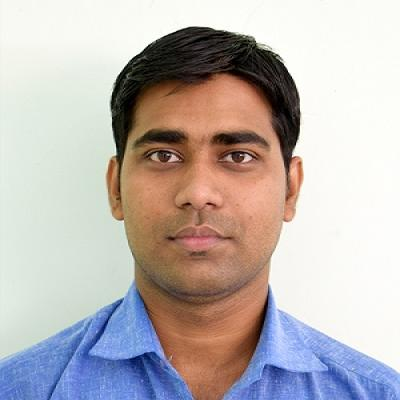
#> input picture assets/SBsir.jpg, 400 x 400 px, found by its file name
$ jupyter execute --allow-errors lab1.ipynb
#> lines starting #> are read from the running program, lines starting #| are printed output that depends on the picture
<a href="https://colab.research.google.com/github/dev-singh-kanyal/prip-lab/blob/main/lab1.ipynb" target="_parent"></a>

[cell 1]
# Import the Image class from the IPython.display module
from IPython.display import Image

# Import the Image class from the PIL (Python Imaging Library) module
from PIL import Image

# Define the path to the image file
image_path = './SBsir.jpg'

# Open the image file using the Image class from PIL
original_image = Image.open(image_path)
#> original_image is the input picture: PIL image 400x400 RGB; mean R, G, B 188.8, 180.9, 179.2

# Resize the opened image to 256x256 pixels
resized_image = original_image.resize((256, 256))

# Display the resized image
resized_image.show()

# Save the resized image
display(resized_image)

[cell 2]
# Import the numpy and matplotlib.pyplot libraries
import numpy as np
import matplotlib.pyplot as plt

# Convert the resized image to a numpy array
image_array = np.array(resized_image)

# Split the image array into its color channels
red_channel = image_array[:, :, 0]
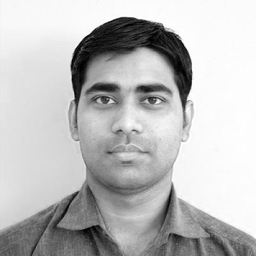
#> red_channel: shape (256, 256); min 0, max 255, mean 188.7
green_channel = image_array[:,:, 1]
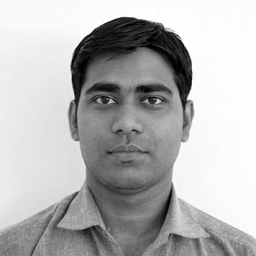
#> green_channel: shape (256, 256); min 0, max 255, mean 180.9
blue_channel = image_array[:,:, 2]
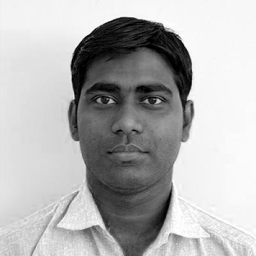
#> blue_channel: shape (256, 256); min 0, max 255, mean 179.2

# Create a figure with 3 subplots, one for each color channel
#> (the rest of this cell did not finish here and is left out)

[cell 3]
# Convert the resized image to grayscale
grey_scale = resized_image.convert('L')

# Display the grayscale image
display(grey_scale)

[cell 4]
# Import the OpenCV library
import cv2

# Convert the resized image to a NumPy array
image_np = np.array(resized_image)

# Convert the image from RGB to HSV using OpenCV
hsv_img = cv2.cvtColor(image_np, cv2.COLOR_RGB2HSV)
#> hsv_img: shape (256, 256, 3); mean H, S, V 43.2, 60.6, 204.9

# Display the resized HSV image
plt.imshow(hsv_img)
#> (this line was passed over: IPython is not available in this run)
plt.axis('off') # Hide axis numbers and ticks
#> (this line was passed over: IPython is not available in this run)
plt.show()
